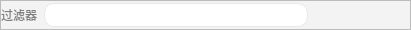
                <widget class="QFrame" name="writer_ctrlMenu">
                 <property name="minimumSize">
                  <size>
                   <width>0</width>
                   <height>29</height>
                  </size>
                 </property>
                 <property name="maximumSize">
                  <size>
                   <width>16777215</width>
                   <height>30</height>
                  </size>
                 </property>
                 <property name="styleSheet">
                  <string notr="true">background-color: rgb(243, 243, 243);</string>
                 </property>
                 <property name="frameShape">
                  <enum>QFrame::StyledPanel</enum>
                 </property>
                 <property name="frameShadow">
                  <enum>QFrame::Raised</enum>
                 </property>
                 <layout class="QHBoxLayout" name="horizontalLayout_7">
                  <property name="leftMargin">
                   <number>0</number>
                  </property>
                  <property name="topMargin">
                   <number>0</number>
                  </property>
                  <property name="rightMargin">
                   <number>0</number>
                  </property>
                  <property name="bottomMargin">
                   <number>0</number>
                  </property>
                  <item>
                   <widget class="QLabel" name="label_5">
                    <property name="styleSheet">
                     <string notr="true">color: rgb(127, 127, 127);</string>
                    </property>
                    <property name="text">
                     <string>过滤器</string>
                    </property>
                   </widget>
                  </item>
                  <item>
                   <widget class="QLineEdit" name="filter_input">
                    <property name="minimumSize">
                     <size>
                      <width>264</width>
                      <height>24</height>
                     </size>
                    </property>
                    <property name="styleSheet">
                     <string notr="true">background-color: rgb(255, 255, 255);
border-radius:10px;
border:1px solid rgb(232, 232, 232);</string>
                    </property>
                   </widget>
                  </item>
                  <item>
                   <spacer name="horizontalSpacer">
                    <property name="orientation">
                     <enum>Qt::Horizontal</enum>
                    </property>
                    <property name="sizeHint" stdset="0">
                     <size>
                      <width>40</width>
                      <height>20</height>
                     </size>
                    </property>
                   </spacer>
                  </item>
                  <item>
                   <widget class="QPushButton" name="btn_writer_forward">
                    <property name="minimumSize">
                     <size>
                      <width>25</width>
                      <height>25</height>
                     </size>
                    </property>
                    <property name="maximumSize">
                     <size>
                      <width>25</width>
                      <height>25</height>
                     </size>
                    </property>
                    <property name="styleSheet">
                     <string notr="true">*{border-radius:5px;
	font-size:12px;
	color: rgb(255, 255, 255);
	
	background-color:rgb(243, 243, 243) ;
}

*:hover{
	
	background-color: rgb(255, 179, 54);
}
QPushButton:pressed{
	
	background-color: rgb(235, 159, 34);
}</string>
                    </property>
                    <property name="text">
                     <string/>
                    </property>
                    <property name="icon">
                     <iconset resource="resource.qrc">
                      <normaloff>:/icons/icon/后退.ico</normaloff>:/icons/icon/后退.ico</iconset>
                    </property>
                   </widget>
                  </item>
                  <item>
                   <widget class="QPushButton" name="btn_writer_backward">
                    <property name="minimumSize">
                     <size>
                      <width>25</width>
                      <height>25</height>
                     </size>
                    </property>
                    <property name="maximumSize">
                     <size>
                      <width>25</width>
                      <height>25</height>
                     </size>
                    </property>
                    <property name="styleSheet">
                     <string notr="true">*{border-radius:5px;
	font-size:12px;
	color: rgb(255, 255, 255);
	
	background-color:rgb(243, 243, 243) ;
}

*:hover{
	
	background-color: rgb(255, 179, 54);
}
QPushButton:pressed{
	
	background-color: rgb(235, 159, 34);
}</string>
                    </property>
                    <property name="text">
                     <string/>
                    </property>
                    <property name="icon">
                     <iconset resource="resource.qrc">
                      <normaloff>:/icons/icon/前进.ico</normaloff>:/icons/icon/前进.ico</iconset>
                    </property>
                   </widget>
                  </item>
                 </layout>
                </widget>
